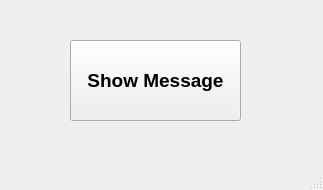
<?xml version="1.0" encoding="UTF-8"?>
<ui version="4.0">
 <class>MainWindow</class>
 <widget class="QMainWindow" name="MainWindow">
  <property name="geometry">
   <rect>
    <x>0</x>
    <y>0</y>
    <width>323</width>
    <height>190</height>
   </rect>
  </property>
  <property name="font">
   <font>
    <pointsize>8</pointsize>
    <weight>50</weight>
    <bold>false</bold>
   </font>
  </property>
  <property name="windowTitle">
   <string>MainWindow</string>
  </property>
  <widget class="QWidget" name="centralwidget">
   <widget class="QPushButton" name="pushButtonMessageBox">
    <property name="geometry">
     <rect>
      <x>70</x>
      <y>40</y>
      <width>171</width>
      <height>81</height>
     </rect>
    </property>
    <property name="font">
     <font>
      <pointsize>14</pointsize>
      <weight>75</weight>
      <bold>true</bold>
     </font>
    </property>
    <property name="text">
     <string>Show Message</string>
    </property>
   </widget>
  </widget>
  <widget class="QMenuBar" name="menubar">
   <property name="geometry">
    <rect>
     <x>0</x>
     <y>0</y>
     <width>323</width>
     <height>21</height>
    </rect>
   </property>
  </widget>
  <widget class="QStatusBar" name="statusbar"/>
 </widget>
 <resources/>
 <connections/>
</ui>
